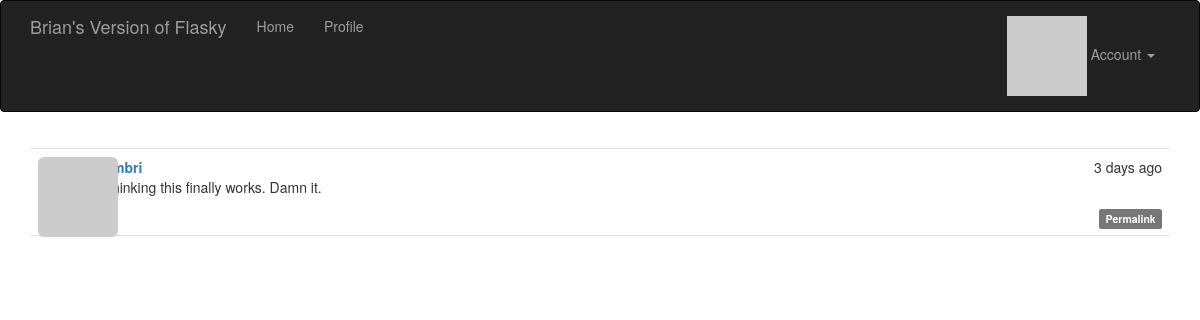
Screenshot of /post/1 (signed in) with the database file from the repository.
### app/models.py (models this page shows, shortened)
class Post(db.Model):
	__tablename__ = 'posts'
	id = db.Column(db.Integer, primary_key=True)
	body = db.Column(db.Text)
	body_html = db.Column(db.Text)
	timestamp = db.Column(db.DateTime, index=True, default=datetime.utcnow)
	author_id = db.Column(db.Integer, db.ForeignKey('users.id'))

### app/main/views.py (the view)
@main.route('/post/<int:id>')
def post(id):
	post = Post.query.get_or_404(id)
	return render_template('post.html', posts=[post])

### app/auth/views.py (called while the page is built)
@auth.before_app_request
def before_request():
	if current_user.is_authenticated:
		current_user.ping()
		if not current_user.confirmed \
				and request.endpoint \
				and request.endpoint[:5] != 'auth.' \
				and request.endpoint != 'static':
			return redirect(url_for('auth.unconfirmed'))

### app/main/__init__.py (called while the page is built)
@main.app_context_processor
def inject_permissions():
	return dict(Permission=Permission)

### app/models.py (called while the page is built)
@login_manager.user_loader
def load_user(user_id):
	return User.query.get(int(user_id))

	def can(self, permissions):
		return self.role is not None and \
			(self.role.permissions & permissions) == permissions

	def is_administrator(self):
		return self.can(Permission.ADMINISTER)

	def ping(self):
		self.last_seen = datetime.utcnow()
		db.session.add(self)

	def gravatar(self, size=100, default='identicon', rating='g'):
		if request.is_secure:
			url = 'https://secure.gravatar.com/avatar'
		else:
			url = 'http://secure.gravatar.com/avatar'
		hash = self.avatar_hash or hashlib.md5(self.email.encode('utf-8')).hexdigest()
		return '{url}/{hash}?s={size}&d={default}&r={rating}'.format(
			url=url, hash=hash, size=size, default=default, rating=rating)

### app/templates/post.html (shortened to what this page needs)
{% extends "base.html" %}
{% import "_macros.html" as macros %}
{% block page_content %}
{% include '_posts.html' %}
{% endblock %}

### app/templates/_posts.html (shortened to what this page needs)
<ul class="posts">
	{% for post in posts %}
	<li class="post">
		<div class="post-thumbnail">
			<a href="{{ url_for('.user', username=post.author.username) }}">
				<img class="img-rounded profile-thumbnail" src="{{ post.author.gravatar(size=40) }}">
			</a>
		</div>
		<div class="post-content">
			<div class="post-date">{{ moment(post.timestamp).fromNow() }}</div>
			<div class="post-author"><a href="{{ url_for('.user', username=post.author.username) }}">{{ post.author.username }}</a></div>
			<div class="post-body">
				{% if post.body_html %}
					{{ post.body_html | safe }}
				{% else %}
					{{ post.body }}
				{% endif %}
			</div>
			<div class="post-footer">
				<a href="{{ url_for('.post', id=post.id) }}">
					<span class="label label-default">Permalink</span>
				</a>
			</div>
		</div>
	</li>
	{% endfor %}
</ul>

### app/static/styles.css (style rules this page uses)
.profile-thumbnail { position: absolute; }
ul.posts { list-style-type: none; padding: 0px; margin: 16px 0px 0px 0px; border-top: 1px solid #e0e0e0; }
ul.posts li.post { padding: 8px; border-bottom: 1px solid #e0e0e0; }
div.post-date { float: right; }
div.post-author { font-weight: bold; }
div.post-thumbnail { position: absolute; }
div.post-content { margin-left: 48px; min-height: 48px; }
div.post-footer { text-align: right; }

### rows the page displays
Post: timestamp "3 days ago", body_html "I'm thinking this finally works. Damn it."
